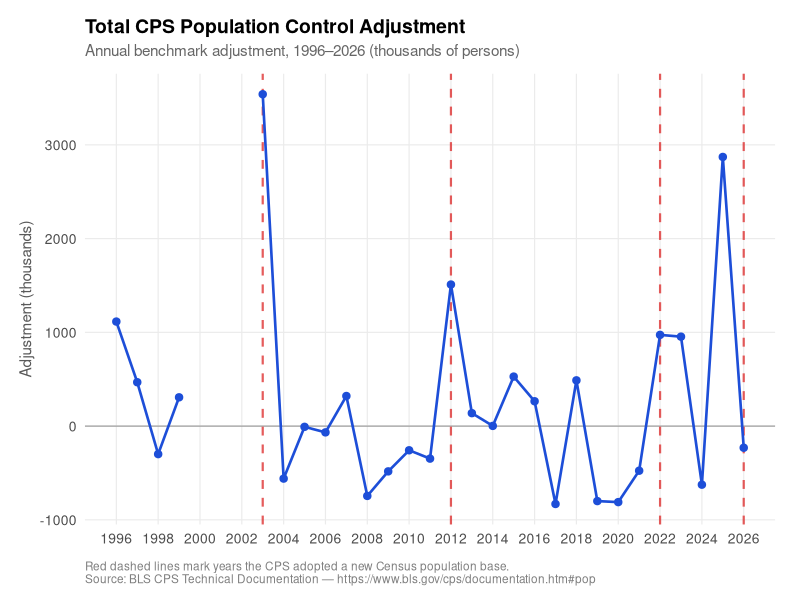
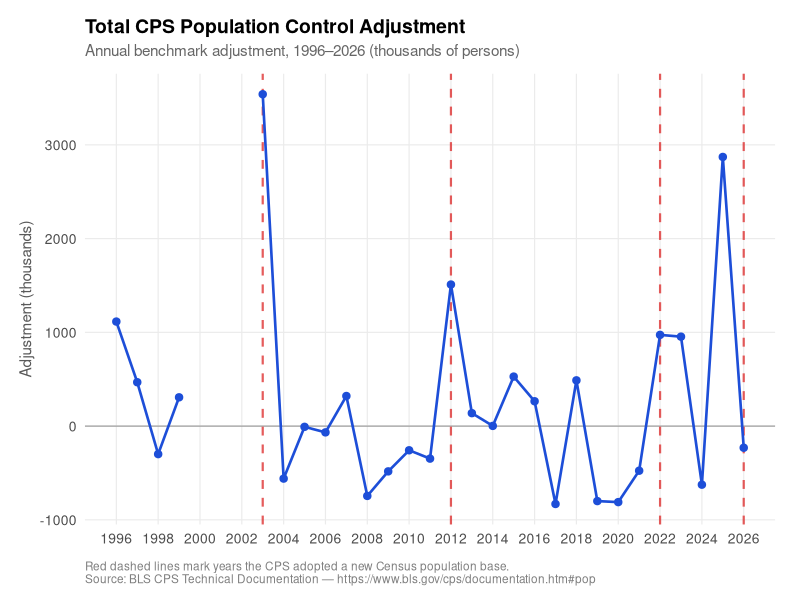
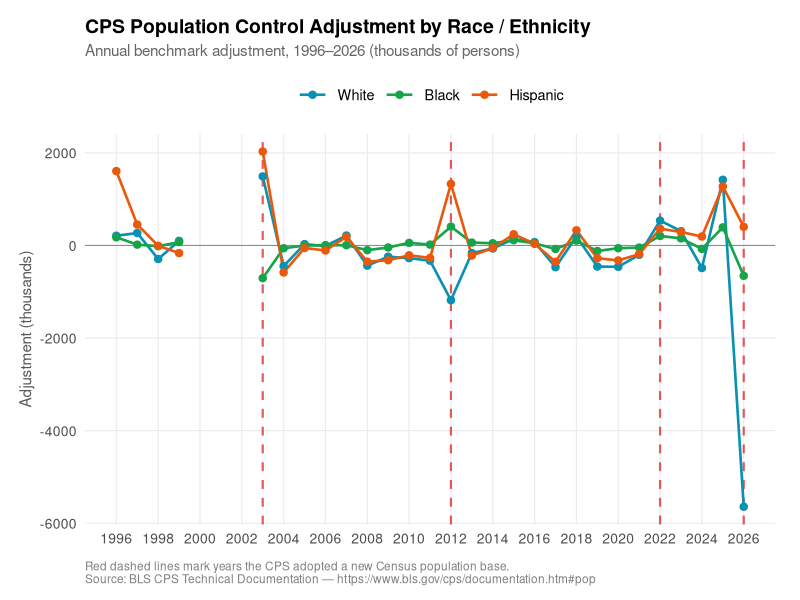
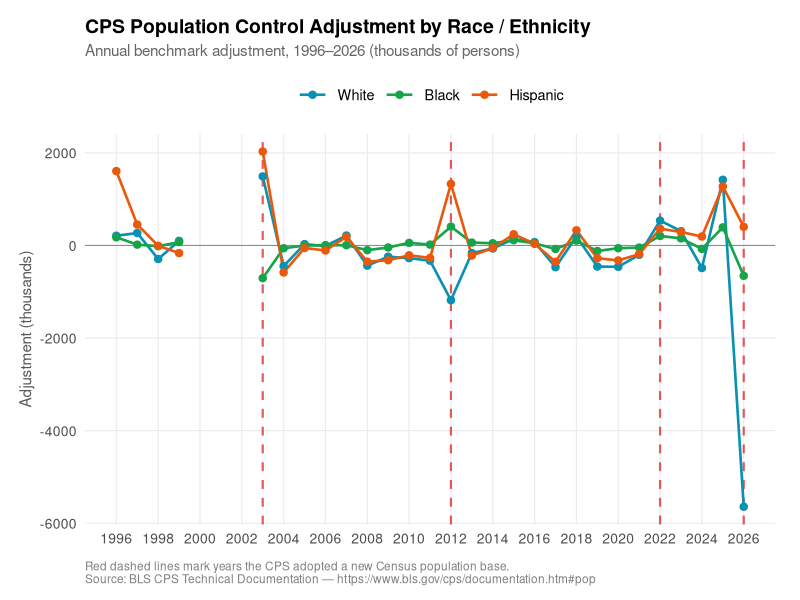
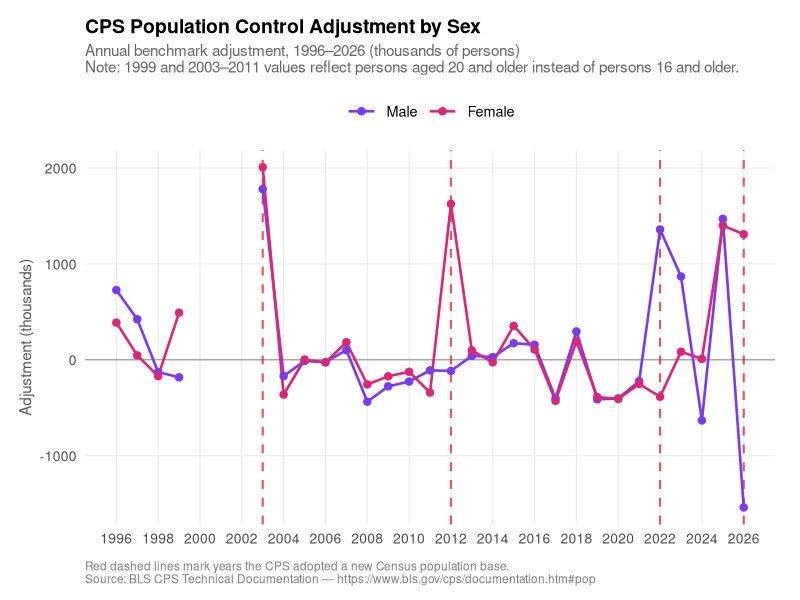
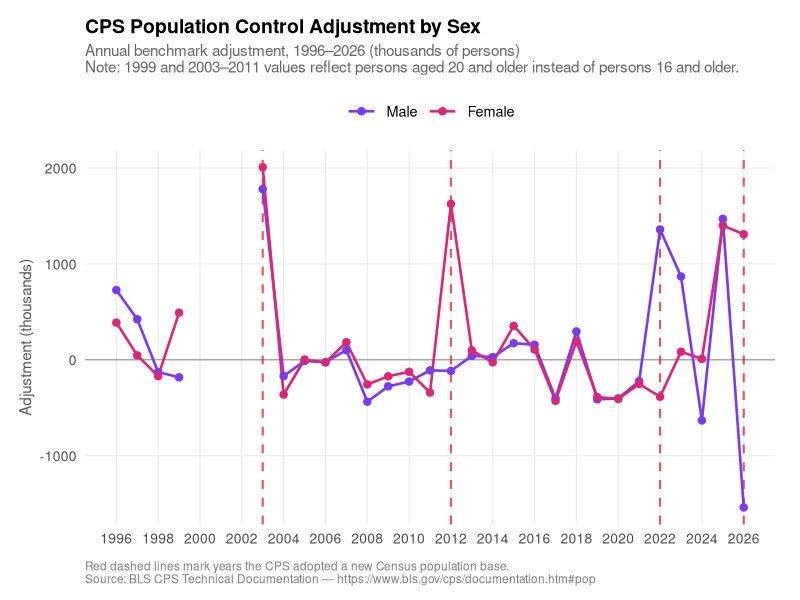
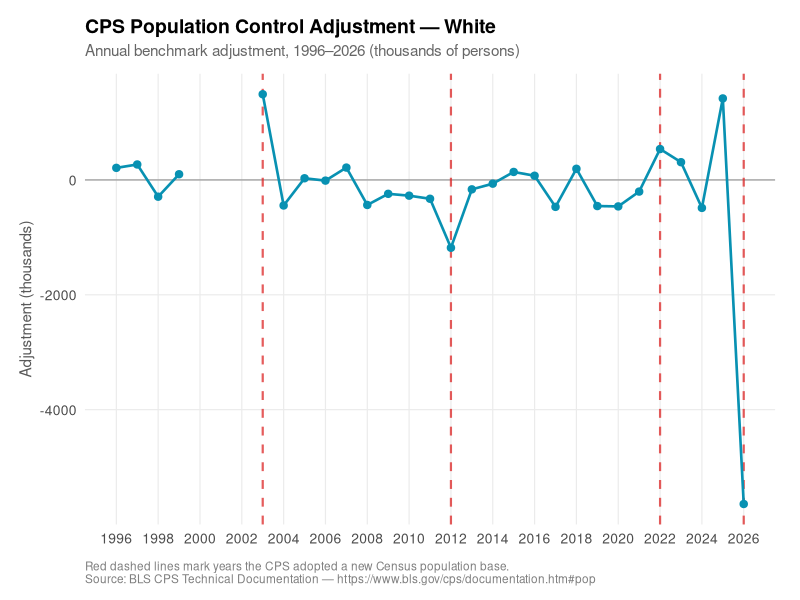
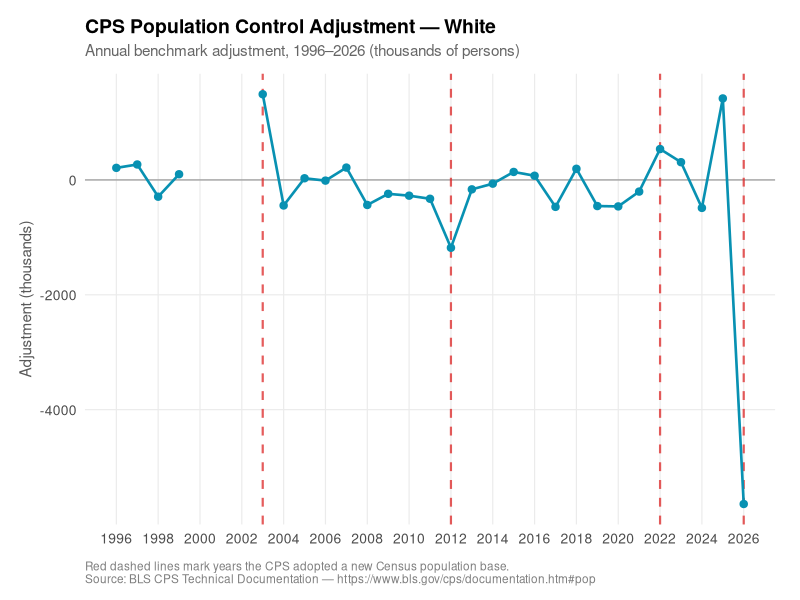

The R source for these figures, in order:
library(ggplot2)
library(dplyr)
library(tidyr)
library(readr)
library(svglite)

# ── Load data ─────────────────────────────────────────────────────────────────
df <- read_csv(
  "data/popcontrols_cps1996_2026.csv",
  col_names = c("year", "total", "white", "black", "hispanic",
                "male", "female", "change_census", "notes"),
  skip = 1,
  col_types = cols(
    year         = col_integer(),
    total        = col_double(),
    white        = col_double(),
    black        = col_double(),
    hispanic     = col_double(),
    male         = col_double(),
    female       = col_double(),
    change_census = col_integer(),
    notes        = col_character()
  )
)

# ── Export clean CSV (no notes column) ───────────────────────────────────────
df |>
  select(year, total, white, black, hispanic, male, female,
         census_base_change = change_census) |>
  write_csv("data/popcontrols_cps1996_2026_clean.csv")
message("Exported: data/popcontrols_cps1996_2026_clean.csv")

# Add NA rows for 2000–2002 so geom_line breaks instead of bridging the gap
df <- bind_rows(df, tibble(year = 2000:2002)) |> arrange(year)

# ── Constants ─────────────────────────────────────────────────────────────────
CENSUS_YEARS <- c(2003, 2012, 2022, 2026)

CAPTION <- paste0(
  "Red dashed lines mark years the CPS adopted a new Census population base.\n",
  "Source: BLS CPS Technical Documentation \u2014 https://www.bls.gov/cps/documentation.htm#pop"
)

SEX_NOTE <- "\nNote: 1999 and 2003\u20132011 values reflect persons aged 20 and older instead of persons 16 and older."

dir.create("plots", showWarnings = FALSE)

# ── Shared theme + geoms ──────────────────────────────────────────────────────
base_theme <- theme_minimal(base_size = 13) +
  theme(
    panel.grid.minor  = element_blank(),
    panel.grid.major  = element_line(color = "gray92", linewidth = 0.4),
    plot.title        = element_text(size = 14, face = "bold", margin = margin(b = 4)),
    plot.subtitle     = element_text(size = 11, color = "gray40", margin = margin(b = 10)),
    plot.caption      = element_text(size = 8.5, color = "gray50", hjust = 0,
                                     margin = margin(t = 10)),
    axis.title.y      = element_text(size = 11, color = "gray35"),
    axis.text         = element_text(size = 10),
    legend.position   = "top",
    legend.title      = element_blank(),
    legend.key.width  = unit(1.6, "lines"),
    plot.margin       = margin(14, 18, 10, 14)
  )

vlines <- geom_vline(
  xintercept = CENSUS_YEARS,
  linetype   = "dashed",
  color      = "#dc2626",
  alpha      = 0.75,
  linewidth  = 0.75
)

hline0 <- geom_hline(yintercept = 0, color = "gray55", linewidth = 0.35)

x_scale <- scale_x_continuous(breaks = seq(1996, 2026, by = 2))

save_plot <- function(p, name, w = 9, h = 5.2) {
  ggsave(paste0("plots/", name, ".svg"), p, width = w, height = h, device = svglite)
  ggsave(paste0("plots/", name, ".png"), p, width = w, height = h, dpi = 150)
  message("Saved: ", name)
}

# ── 1. Total ──────────────────────────────────────────────────────────────────
p_total <- ggplot(df, aes(x = year, y = total)) +
  hline0 + vlines +
  geom_line(color = "#1d4ed8", linewidth = 0.9) +
  geom_point(color = "#1d4ed8", size = 2.2) +
  x_scale +
  labs(
    title    = "Total CPS Population Control Adjustment",
    subtitle = "Annual benchmark adjustment, 1996\u20132026 (thousands of persons)",
    x = NULL, y = "Adjustment (thousands)",
    caption  = CAPTION
  ) +
  base_theme

save_plot(p_total, "total")

# ── 2. By Race / Ethnicity ────────────────────────────────────────────────────
race_long <- df |>
  select(year, White = white, Black = black, Hispanic = hispanic) |>
  pivot_longer(-year, names_to = "group", values_to = "value") |>
  mutate(group = factor(group, levels = c("White", "Black", "Hispanic")))

p_race <- ggplot(race_long, aes(x = year, y = value, color = group)) +
  hline0 + vlines +
  geom_line(linewidth = 0.9) +
  geom_point(size = 2.2) +
  scale_color_manual(values = c(White = "#0891b2", Black = "#16a34a", Hispanic = "#ea580c")) +
  x_scale +
  labs(
    title    = "CPS Population Control Adjustment by Race / Ethnicity",
    subtitle = "Annual benchmark adjustment, 1996\u20132026 (thousands of persons)",
    x = NULL, y = "Adjustment (thousands)",
    caption  = CAPTION
  ) +
  base_theme

save_plot(p_race, "race")

# ── 3. By Sex ─────────────────────────────────────────────────────────────────
sex_long <- df |>
  select(year, Male = male, Female = female) |>
  pivot_longer(-year, names_to = "group", values_to = "value") |>
  mutate(group = factor(group, levels = c("Male", "Female")))

p_gender <- ggplot(sex_long, aes(x = year, y = value, color = group)) +
  hline0 + vlines +
  geom_line(linewidth = 0.9) +
  geom_point(size = 2.2) +
  scale_color_manual(values = c(Male = "#7c3aed", Female = "#db2777")) +
  x_scale +
  labs(
    title    = "CPS Population Control Adjustment by Sex",
    subtitle = paste0("Annual benchmark adjustment, 1996\u20132026 (thousands of persons)",
                      SEX_NOTE),
    x = NULL, y = "Adjustment (thousands)",
    caption  = CAPTION
  ) +
  base_theme

save_plot(p_gender, "gender")

# ── 4–8. Individual series ────────────────────────────────────────────────────
individuals <- list(
  list(col = "white",    label = "White",    color = "#0891b2", note = ""),
  list(col = "black",    label = "Black",    color = "#16a34a", note = ""),
  list(col = "hispanic", label = "Hispanic", color = "#ea580c", note = ""),
  list(col = "male",     label = "Male",     color = "#7c3aed", note = SEX_NOTE),
  list(col = "female",   label = "Female",   color = "#db2777", note = SEX_NOTE)
)

for (item in individuals) {
  p <- ggplot(df, aes(x = year, y = .data[[item$col]])) +
    hline0 + vlines +
    geom_line(color = item$color, linewidth = 0.9) +
    geom_point(color = item$color, size = 2.2) +
    x_scale +
    labs(
      title    = paste0("CPS Population Control Adjustment \u2014 ", item$label),
      subtitle = paste0("Annual benchmark adjustment, 1996\u20132026 (thousands of persons)",
                        item$note),
      x = NULL, y = "Adjustment (thousands)",
      caption  = CAPTION
    ) +
    base_theme

  save_plot(p, item$col)
}

message("\nDone. All plots written to plots/")
